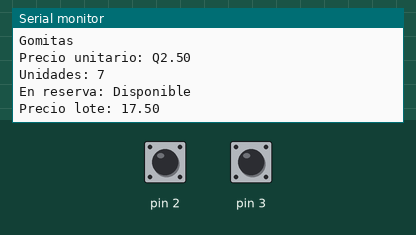
This sketch was run on a simulated Arduino Uno, built with avr-gcc and run on an emulated ATmega328P. Shown: the last lines printed to the serial monitor. The inputs (shaded band) are chosen by the test bench; at power-on: pin 2 HIGH, pin 3 HIGH.

Above: at 1.2 s.
1.3 s: pin 2 pulled LOW for 0.15 s
At 2.7 s:
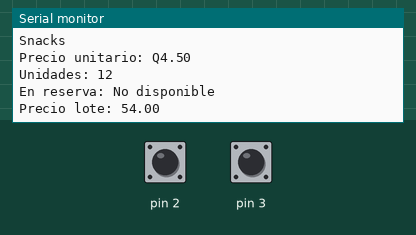
3.0 s: pin 2 pulled LOW for 1 s
At 5.2 s:
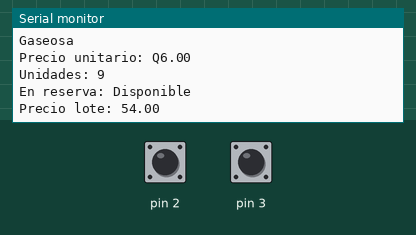
5.5 s: pin 2 pulled LOW for 0.15 s
At 6.3 s:
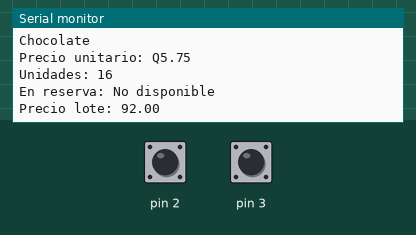
Timing chart, 0 to 8.5 s (numbered marks = the images above; inputs shaded):
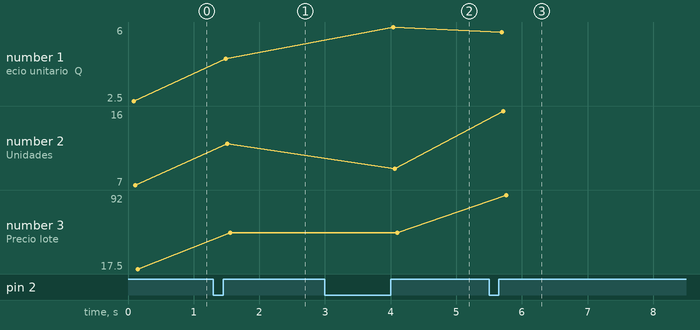

The sketch:

Practica_2.ino
```cpp
/*
Fundación Kinal
Centro Educativo Técnico Labral Kinal
Electrónica
Grado: Quinto
Sección: A
Curso: Taller de Electrónica Digital y Reparación de Computadoras I
Nombre: Álvaro Anzueto Rodas
Carné: 2019373
*/

//defino un grupo de variables especificas para los productos
struct producto {
  char nombre[10];
  float precioU;
  int stock;
  char reserva[20];
  float precioL;
};

//Ya defino cada variable por cada producto
producto Gomitas ={"Gomitas", 2.50, 7, "Disponible", Gomitas.precioU*Gomitas.stock};
producto Snacks ={"Snacks", 4.50, 12, "No disponible", Snacks.precioU*Snacks.stock};
producto Gaseosa ={"Gaseosa", 6.00, 9, "Disponible", Gaseosa.precioU*Gaseosa.stock};
producto Chocolate ={"Chocolate", 5.75, 16, "No disponible", Chocolate.precioU*Chocolate.stock};

//Defino alguno pines, entradas y lecturas

#define Entrada(pin) pinMode(pin, INPUT_PULLUP)
#define CBI(pin) digitalRead(pin)
int menu   = 0;
int Botton1 = 2;
int Botton2 = 3;

void setup()
{
  // put your setup code here, to run once:
  Entrada(Botton1);
  Entrada(Botton2);
  Serial.begin(9600);
  Serial.println("Maquina expendedora, siguientes productos: ");
}

void loop()
{

  //defino que si presiono el primer pulsador, cambia al siguiente producto
  if(CBI(Botton1)== LOW)
  {
    menu++;
    if(menu >=4)
    {
      menu = 0;
    }
    while(!CBI(Botton1));
  }

  //defino que si presiono el segundo pulsador, cambia al anterior producto
  if(CBI(Botton2)== LOW)
  {
    menu--;
    if(menu < 0)
    {
      menu = 3;
      }

    while(!CBI(Botton2));
  }

  int interfaz = menu;
  //voy diseñando mi menu por medio de la variable "menu"
  switch(interfaz)
  {
    case(0):Serial.println("============================");
    Serial.println(Gomitas.nombre);
            Serial.print("Precio unitario: Q");
            Serial.println(Gomitas.precioU);
            Serial.print("Unidades: ");
            Serial.println(Gomitas.stock);
            Serial.print("En reserva: ");
            Serial.println(Gomitas.reserva);
            Serial.print("Precio lote: ");
            Serial.println(Gomitas.precioL);
            break;
    case(1):Serial.println("============================");
    Serial.println(Snacks.nombre);
            Serial.print("Precio unitario: Q");
            Serial.println(Snacks.precioU);
            Serial.print("Unidades: ");
            Serial.println(Snacks.stock);
            Serial.print("En reserva: ");
            Serial.println(Snacks.reserva);
            Serial.print("Precio lote: ");
            Serial.println(Snacks.precioL);
            break;
    case(2):Serial.println("============================");
    Serial.println(Gaseosa.nombre);
            Serial.print("Precio unitario: Q");
            Serial.println(Gaseosa.precioU);
            Serial.print("Unidades: ");
            Serial.println(Gaseosa.stock);
            Serial.print("En reserva: ");
            Serial.println(Gaseosa.reserva);
            Serial.print("Precio lote: ");
            Serial.println(Gaseosa.precioL);
            break;
    case(3):Serial.println("============================");
    Serial.println(Chocolate.nombre);
            Serial.print("Precio unitario: Q");
            Serial.println(Chocolate.precioU);
            Serial.print("Unidades: ");
            Serial.println(Chocolate.stock);
            Serial.print("En reserva: ");
            Serial.println(Chocolate.reserva);
            Serial.print("Precio lote: ");
            Serial.println(Chocolate.precioL);
            break;
  }
  while(CBI(Botton1) && CBI(Botton2));

}
```

Measured:
- after the input at 1.3 s, the serial monitor: prints a new line after 0.18 s (image 1)
- after the input at 3.0 s, the serial monitor: prints a new line after 1.0 s (image 2)
- after the input at 5.5 s, the serial monitor: prints a new line after 0.18 s (image 3)
- plotted number 1: 2.5 → 4.5 after the input at 1.3 s, 4.5 → 6 after the input at 3.0 s, 6 → 5.75 after the input at 5.5 s
- plotted number 2: 7 → 12 after the input at 1.3 s, 12 → 9 after the input at 3.0 s, 9 → 16 after the input at 5.5 s
- plotted number 3: 17.5 → 54 after the input at 1.3 s, 54 → 92 after the input at 5.5 s
